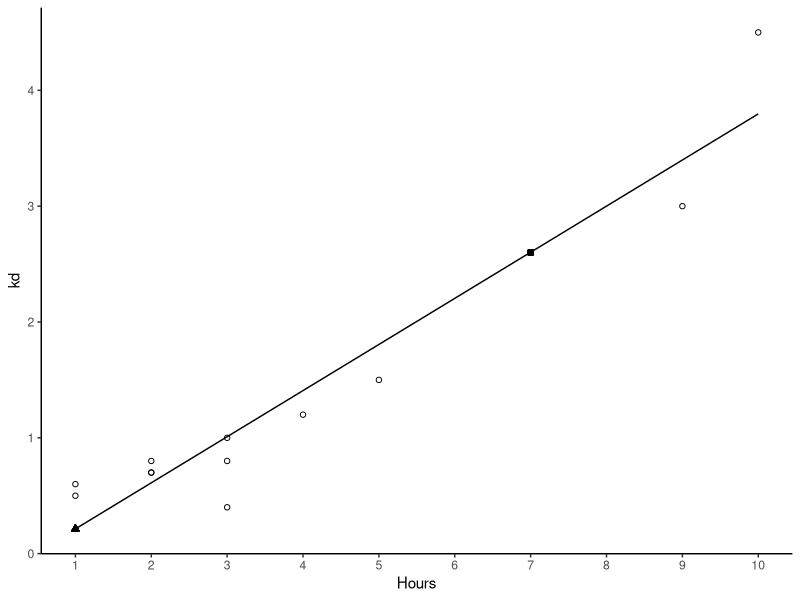

Generate this figure with R:
## ---- chunk 1

regression_data <- data.frame(Hours = c(3,1,2,5,4,3,2,1,9,3,2,10),
                              kd = c(0.8,0.5,0.7,1.5,1.2,1.0,0.8,0.6,3.0,0.4,0.7,4.5))

knitr::kable(regression_data, "pipe")
## ---- chunk 2
library(tidyverse)
regression_data2 <- regression_data %>% 
  mutate(x_squared = Hours^2,
         xy = Hours*kd)

knitr::kable(regression_data2, "pipe")

## ---- chunk 3

ggplot(regression_data, aes(x = Hours, y = kd)) +
  geom_point(shape=1) +
  geom_smooth(method=lm, color = "black", se=FALSE, size=0.5) +
  scale_x_continuous(breaks=seq(0,12,1)) +
  scale_y_continuous(breaks=seq(0,6,1)) +
  geom_point(aes(x=1, y=0.214), shape =24, fill = "black") + #triangle shape
  geom_point(aes(x=7, y=2.6), shape =22, fill = "black") + #square shape
  theme_classic()

